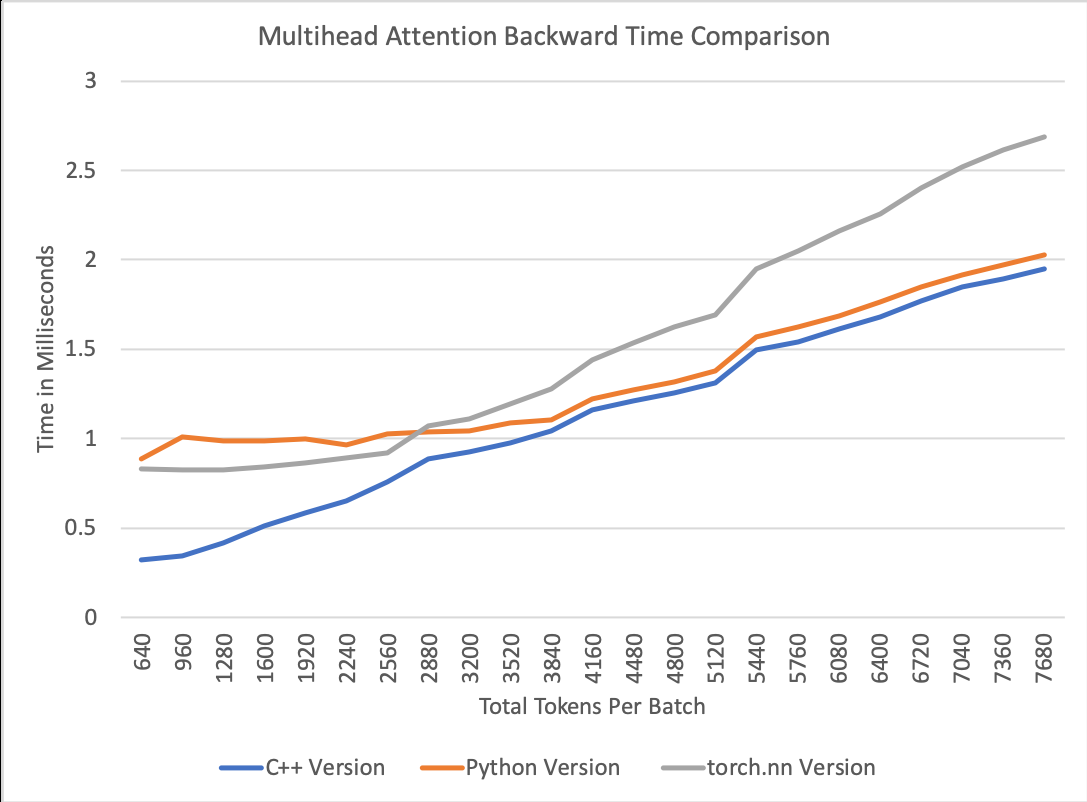
#> input picture apex/contrib/multihead_attn/MHA_bwd.png, 1087 x 802 px, given as the content of the folder ../apex/contrib/multihead_attn/MHA_bwd.png, which was not available
$ python -i distribute_box.py   (imports and definitions only)
#> lines starting #> are read from the running program, lines starting #| are printed output that depends on the picture; after the words box and inside, x2 and y2 are one past the last pixel; in counts of white or black regions, pixels touching at a corner belong together; pictures that were not available may be replaced by others from this repository, and a replacement may not be noted
import cv2
import matplotlib.pyplot as plt
import numpy as np
import os


def IOU(rec1, rec2):
    """
    计算两个矩形框的交并比
    :param rec1: (x0,y0,x1,y1)      (x0,y0)代表矩形左上的顶点，（x1,y1）代表矩形右下的顶点。下同。
    :param rec2: (x0,y0,x1,y1)
    :return: 交并比IOU.
    """
    rec1 = (rec1[0], rec1[1], rec1[0] + rec1[2], rec1[1] + rec1[3])
    rec2 = (rec2[0], rec2[1], rec2[0] + rec2[2], rec2[1] + rec2[3])
    left_column_max = max(rec1[0], rec2[0])
    right_column_min = min(rec1[2], rec2[2])
    up_row_max = max(rec1[1], rec2[1])
    down_row_min = min(rec1[3], rec2[3])
    # 两矩形无相交区域的情况
    if left_column_max >= right_column_min or down_row_min <= up_row_max:
        return 0
    # 两矩形有相交区域的情况
    else:
        S1 = (rec1[2] - rec1[0]) * (rec1[3] - rec1[1])
        S2 = (rec2[2] - rec2[0]) * (rec2[3] - rec2[1])
        S_cross = (down_row_min - up_row_max) * (right_column_min - left_column_max)
        S = min(S1, S2)
        return S_cross / S


def distance_bbox(root_path):
    for name in os.listdir(root_path):
        img_path = os.path.join(root_path, name)
        img = cv2.imread(img_path)
#> img is the input picture: shape (802, 1087, 3); mean B, G, R 248.8, 248.8, 249.1
        src = np.copy(img)
        img = cv2.cvtColor(img, cv2.IMREAD_GRAYSCALE)
#> img: shape (802, 1087, 4)
        img = cv2.GaussianBlur(img, (3, 3), 0)
        img = cv2.Canny(img, 130, 100)
#> img: shape (802, 1087); 2.6% white in thin lines or dots
        img_size = img.shape
        cv2.imwrite(os.path.join(root_path, "res", name), img)

        ret, img = cv2.threshold(img, 127, 255, cv2.THRESH_BINARY)
        cv2.imwrite(os.path.join(root_path, "res", "bin" + name + ".jpg"), img)

        kernel = cv2.getStructuringElement(cv2.MORPH_RECT, (8, 8))
        # [6 lines of commented-out code are left out]

        img = cv2.dilate(img, kernel)
#> img: shape (802, 1087); 14.1% white; 44 white regions, largest, box (x1, y1, x2, y2) and area: (136, 131, 1051, 567) 40787, (0, 0, 1087, 802) 12382, (658, 754, 879, 780) 4305
        # img = cv2.erode(img,kernel)
        cv2.imwrite(os.path.join(root_path, "res", "dilate" + name + ".jpg"), img)

        _, labels, stats, centroids = cv2.connectedComponentsWithStats(img)
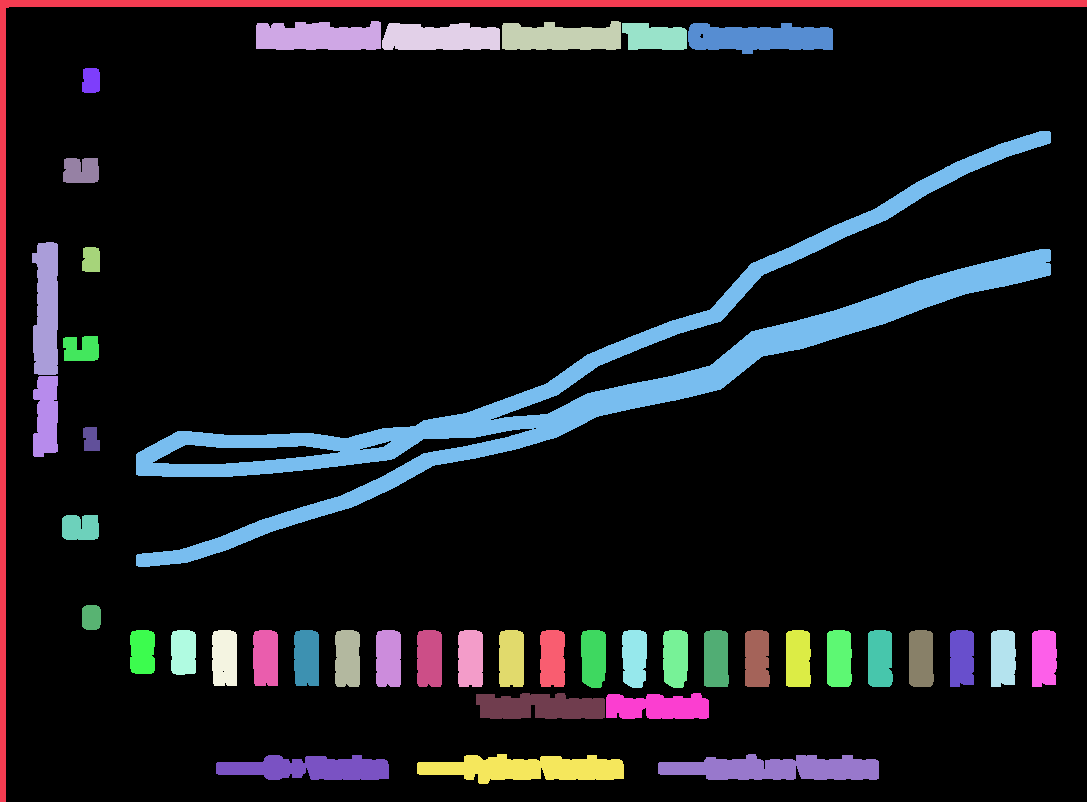
#> labels: shape (802, 1087) int32; 45 distinct labels, from 0 to 44; one colour per label, 0 black
#> stats = 45 rows, first 6: [6, 7, 1081, 795, 748944], [0, 0, 1087, 802, 12382], [256, 21, 125, 29, 3115], [502, 21, 119, 29, 2839], [382, 23, 118, 27, 2803], [622, 23, 65, 27, 1461]; centroids = 45 pairs, first value 45.76 to 1043.5, second value 36.49 to 768.2
        for stat in stats:
            if stat[4] < 3500:
                if stat[2] > stat[3]:
                    r = stat[2]
                else:
                    r = stat[3]
                cv2.rectangle(img, tuple(stat[0:2]), tuple(stat[0:2] + stat[2:4]), 0, thickness=-1)
#> this loop made 45 passes
#> (stat, r) on passes 3, 4, 5, 6, 7, 8, 10, 11: ([256, 21, 125, 29, 3115], 125), ([502, 21, 119, 29, 2839], 119), ([382, 23, 118, 27, 2803], 118), ([622, 23, 65, 27, 1461], 65), ([688, 23, 145, 31, 3374], 145), ([82, 68, 18, 25, 418], 25), ([63, 158, 36, 25, 841], 36), ([32, 242, 26, 133, 2958], 133)
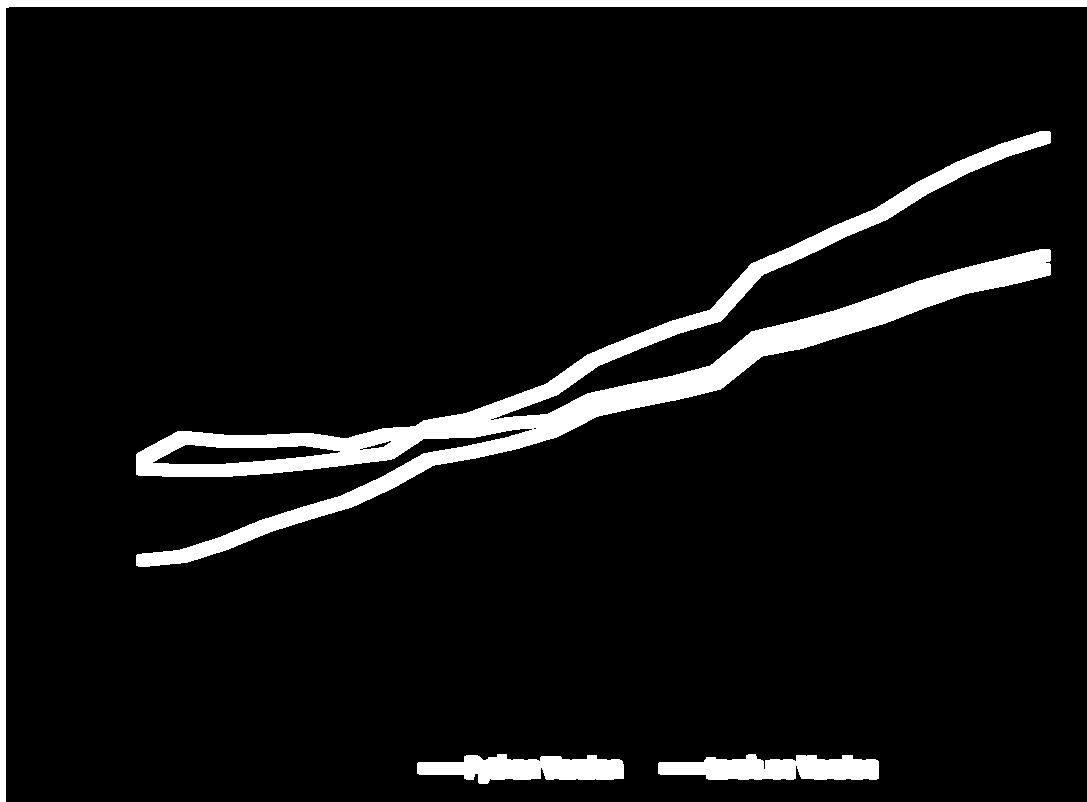
#> img: shape (802, 1087); 7.1% white; 4 white regions

        cv2.imwrite(os.path.join(root_path, "res", name + ".jpg"), img)

        contour, hirarchy = cv2.findContours(img, cv2.RETR_TREE, cv2.CHAIN_APPROX_SIMPLE)
#> contour = 9 contours, 3 with area under 20; largest, box (x1, y1, x2, y2) and area: (136, 131, 1051, 567) 41177, (0, 0, 1087, 802) 10495, (658, 754, 879, 780) 4040, (417, 754, 624, 784) 3876, (152, 444, 341, 465) 2413, (362, 440, 392, 450) 92; hirarchy = [[1, -1, -1, -1], [2, 0, -1, -1], [8, 1, 3, -1], [4, -1, -1, 2], [5, 3, -1, 2], [6, 4, -1, 2], [7, 5, -1, 2], [-1, 6, -1, 2], [-1, 2, -1, -1]]

        src1 = np.copy(src)

        # [11 lines of commented-out code are left out]
        cv2.drawContours(src1, contour, -1, (255, 255, 0), 3)
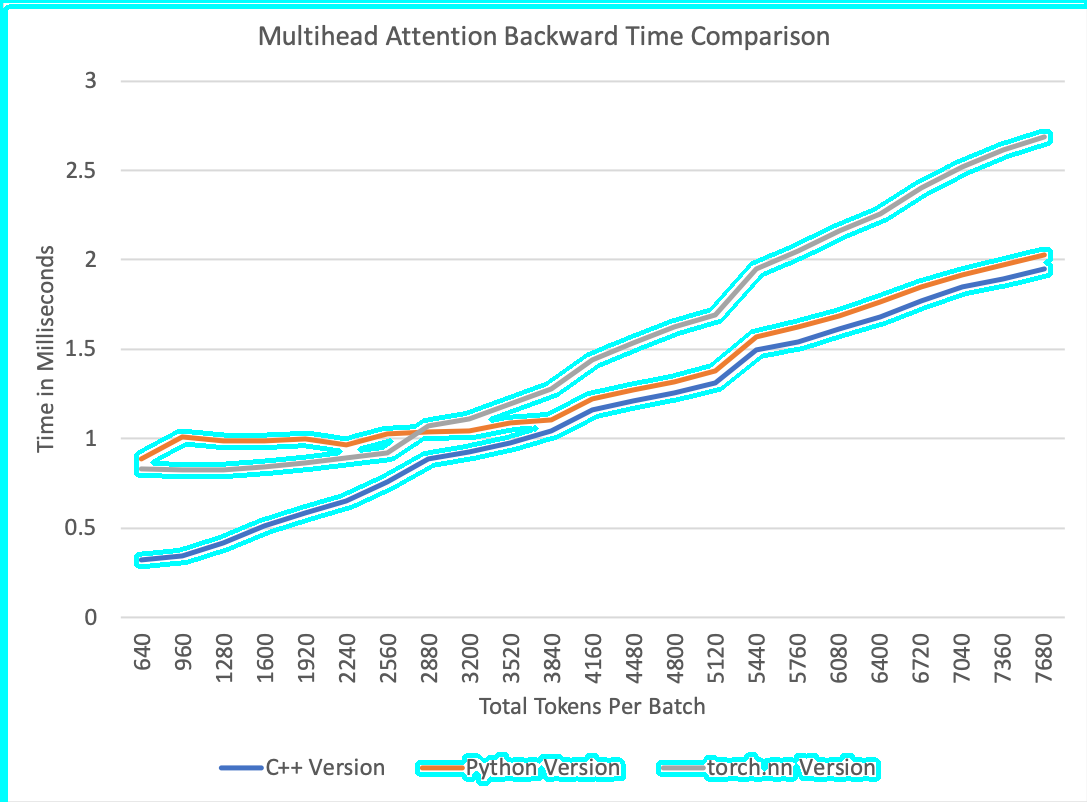
#> src1: shape (802, 1087, 3); 4.72% of pixels changed, all inside (x1, y1, x2, y2) = (0, 0, 1087, 802)
        cv2.imwrite(os.path.join(root_path, "res", name + ".jpg.jpg.jpg.jpg"), src1)

        regon = []
        for index, cnt in enumerate(contour):
            x, y, w, h = cv2.boundingRect(cnt)
            if w / h > 10 or h / w > 10:
                continue
            if cv2.contourArea(cnt) / float(img_size[0] * img_size[1]) > 0.333:
                continue
            regon.append(cv2.contourArea(cnt))
#> this loop made 9 passes
#> (x, y, w, h) on passes 1 to 8: (658, 754, 221, 26), (417, 754, 207, 30), (136, 131, 915, 436), (359, 448, 5, 3), (152, 444, 189, 21), (362, 440, 30, 10), (533, 427, 4, 3), (490, 418, 5, 3)
#> after the loop, regon = [4040, 3876, 41177, 6, 2413, 92, 4, 6, 10495]
        regon = sorted(regon, reverse=True)
#> regon = [41177, 10495, 4040, 3876, 2413, 92, 6, 6, 4]

        reg = 0
        for index, a in enumerate(regon):
            if index + 1 == len(regon):
                reg = regon[0]
                break
            if a < regon[index + 1] * 2:
                reg = a
                break
#> this loop made 3 passes
#> (a, reg) on pass 3: (4040, 4040)

        therhold = 1000

        boxs = []
        temp = {}
        for index, cnt in enumerate(contour):
            if len(cnt) in temp:
                temp[len(cnt)] += 1
            else:
                temp[len(cnt)] = 1
            # if hirarchy[0][index][-1] == -1:
            x, y, w, h = cv2.boundingRect(cnt)
            if w / h > 10 or h / w > 10:
                continue
            if cv2.contourArea(cnt) < therhold or w * h / float(img_size[0] * img_size[1]) > 0.2 or h > 0.8 * img_size[
                0] or w > 0.8 * img_size[1]:
                continue
            boxs.append((x, y, w, h))
#> after the loop, boxs = [(658, 754, 221, 26), (417, 754, 207, 30), (152, 444, 189, 21)]; temp = {124: 1, 117: 1, 2085: 1, 6: 3, 82: 1, 28: 1, 9: 1}
        # print(temp)
        iou_th = 0.3
        right_box = []
        for box1 in boxs:
            add = True
            for box2 in boxs:
                iou = IOU(box1, box2)
                if iou > iou_th and box1[2] * box1[3] < box2[2] * box2[3]:
                    add = False
                    break
            if not add:
                continue
            right_box.append(box1)
#> this loop made 3 passes
#> box1 on passes 1 to 3: (658, 754, 221, 26), (417, 754, 207, 30), (152, 444, 189, 21)
#> after the loop, right_box has the same summary as boxs
        # right_box = boxs

        for x, y, w, h in right_box:
            cv2.rectangle(src, (x, y), (x + w, y + h), (0, 0, 255))
#> this loop made 3 passes
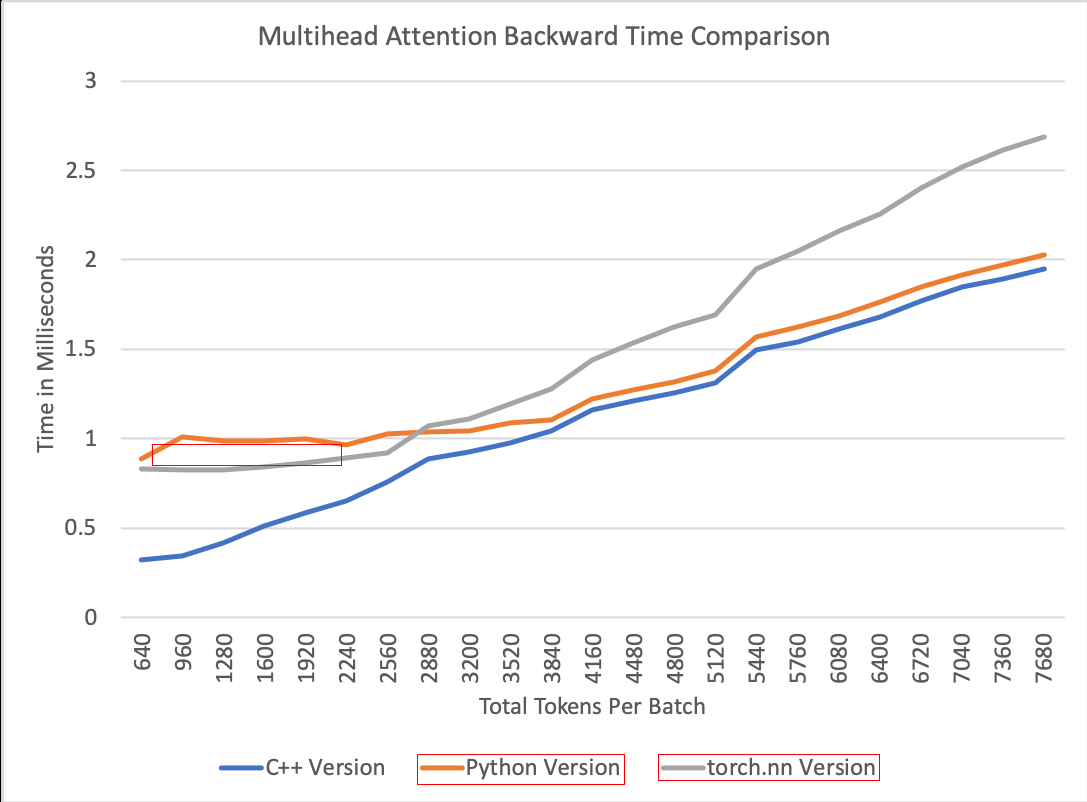
#> src: shape (802, 1087, 3); 0.16% of pixels changed, all inside (x1, y1, x2, y2) = (152, 444, 880, 785)
        # [5 lines of commented-out code are left out]

# [3 lines not run here, left out]

>>> result = distance_bbox('../apex/contrib/multihead_attn/MHA_bwd.png')

$ run again, on apex/contrib/multihead_attn/MHA_fwd.png
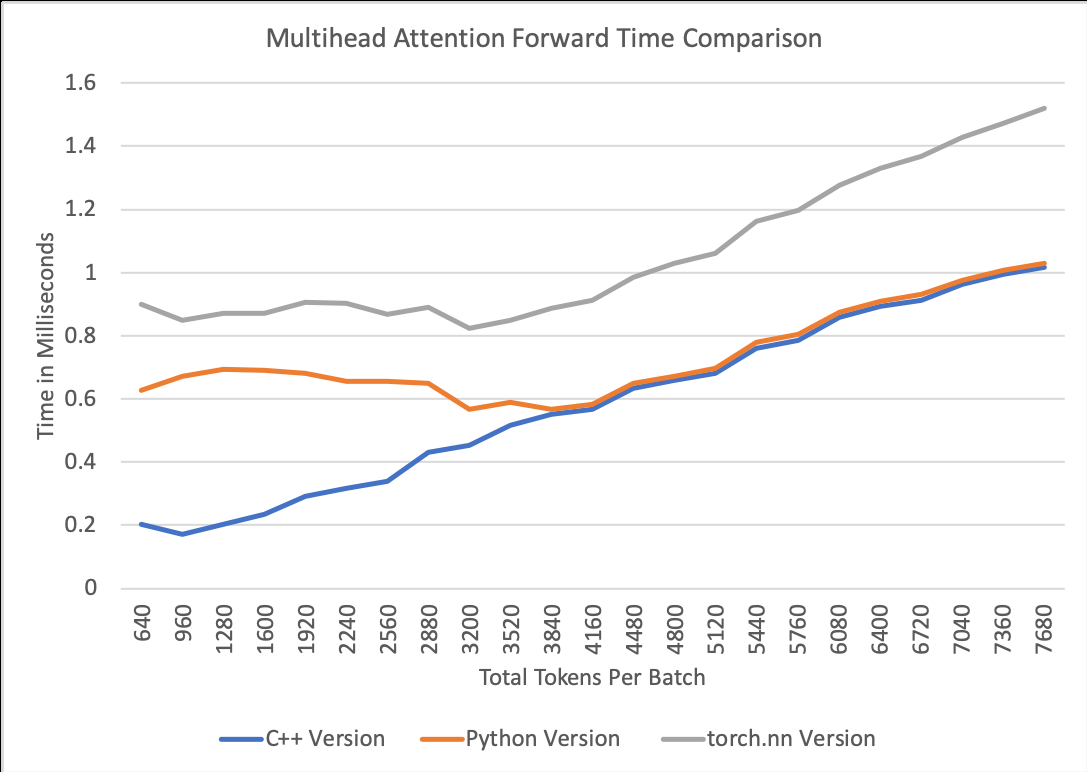
#> input picture apex/contrib/multihead_attn/MHA_fwd.png, 1087 x 772 px, given as the content of the folder ../apex/contrib/multihead_attn/MHA_fwd.png, which was not available
#> in distance_bbox, img is the input picture: shape (772, 1087, 3); mean B, G, R 248, 248, 248.4
#> labels: shape (772, 1087) int32; 48 distinct labels, from 0 to 47
#> stats = 48 rows, first 6: [6, 6, 1081, 766, 719386], [0, 0, 1087, 772, 11127], [264, 23, 125, 29, 3115], [510, 23, 102, 29, 2360], [390, 25, 118, 27, 2803], [613, 25, 65, 27, 1461]; centroids = 48 pairs, first value 45.76 to 1043.5, second value 38.49 to 739.2
#> the loop in distance_bbox, `for stat in stats:` made 48 passes
#> (stat, r) on passes 3, 4, 5, 6, 7, 8, 10, 11: ([264, 23, 125, 29, 3115], 125), ([510, 23, 102, 29, 2360], 102), ([390, 25, 118, 27, 2803], 118), ([613, 25, 65, 27, 1461], 65), ([680, 25, 145, 31, 3374], 145), ([63, 70, 37, 25, 805], 37), ([63, 133, 37, 25, 765], 37), ([63, 196, 36, 25, 785], 36)
#> after the loop in distance_bbox, `for stat in stats:`:
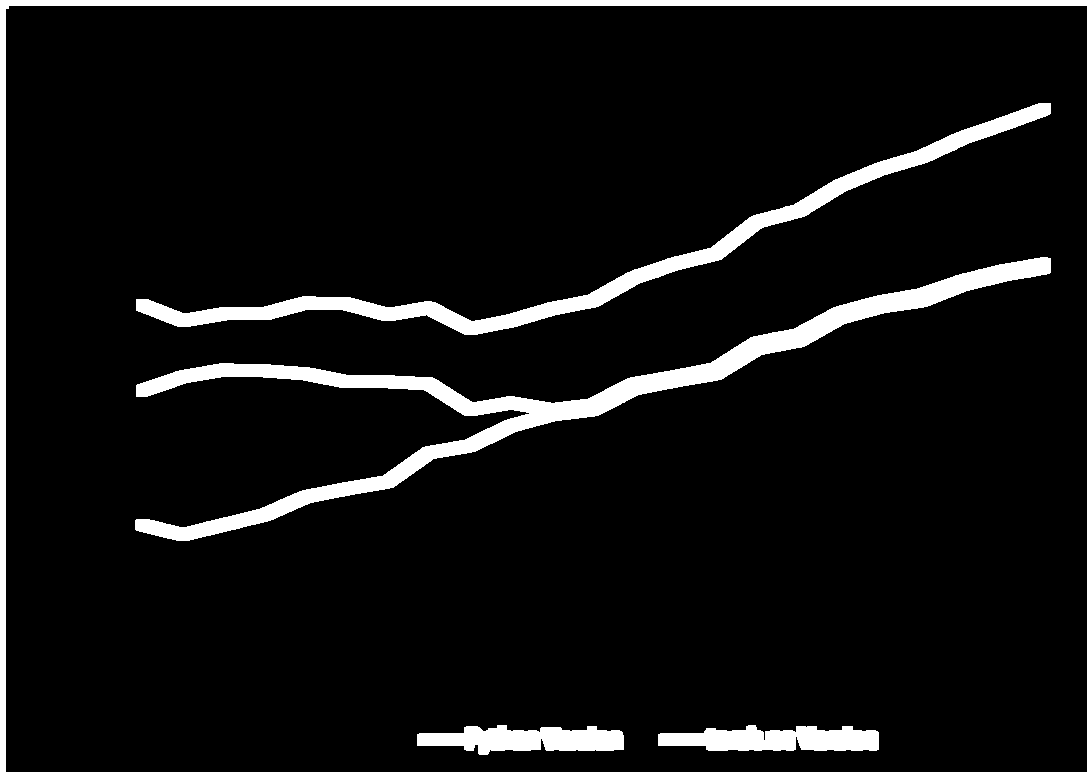
#> img: shape (772, 1087); 6.7% white; 5 white regions
#> contour = 5 contours; box (x1, y1, x2, y2) and area: (135, 257, 1051, 541) 21260, (136, 103, 1051, 335) 13408, (0, 0, 1087, 772) 9270, (658, 725, 879, 751) 4040, (417, 725, 624, 755) 3876; hirarchy = [[1, -1, -1, -1], [2, 0, -1, -1], [3, 1, -1, -1], [4, 2, -1, -1], [-1, 3, -1, -1]]
#> src1: shape (772, 1087, 3); 5.03% of pixels changed, all inside (x1, y1, x2, y2) = (0, 0, 1087, 772)
#> the loop in distance_bbox, `for index, cnt in enumerate(contour):` made 5 passes
#> (x, y, w, h) on passes 1 to 5: (658, 725, 221, 26), (417, 725, 207, 30), (135, 257, 916, 284), (136, 103, 915, 232), (0, 0, 1087, 772)
#> after the loop in distance_bbox, `for index, cnt in enumerate(contour):`: regon = [4040.5, 3876.5, 21260, 13408.5, 9270]
#> in distance_bbox, `regon = sorted(regon, reverse=True)`: regon = [21260, 13408.5, 9270, 4040.5, 3876.5]
#> the loop in distance_bbox, `for index, a in enumerate(regon):` made 1 pass
#> (a, reg) on pass 1: (21260, 21260)
#> after the loop in distance_bbox, `for index, cnt in enumerate(contour):`: boxs = [(658, 725, 221, 26), (417, 725, 207, 30)]; temp = {123: 1, 116: 1, 1217: 1, 1006: 1, 10: 1}
#> the loop in distance_bbox, `for box1 in boxs:` made 2 passes
#> box1 on pass 1: (658, 725, 221, 26)
#> after the loop in distance_bbox, `for box1 in boxs:`: right_box = [(658, 725, 221, 26), (417, 725, 207, 30)]
#> the loop in distance_bbox, `for x, y, w, h in right_box:` made 2 passes
#> after the loop in distance_bbox, `for x, y, w, h in right_box:`:
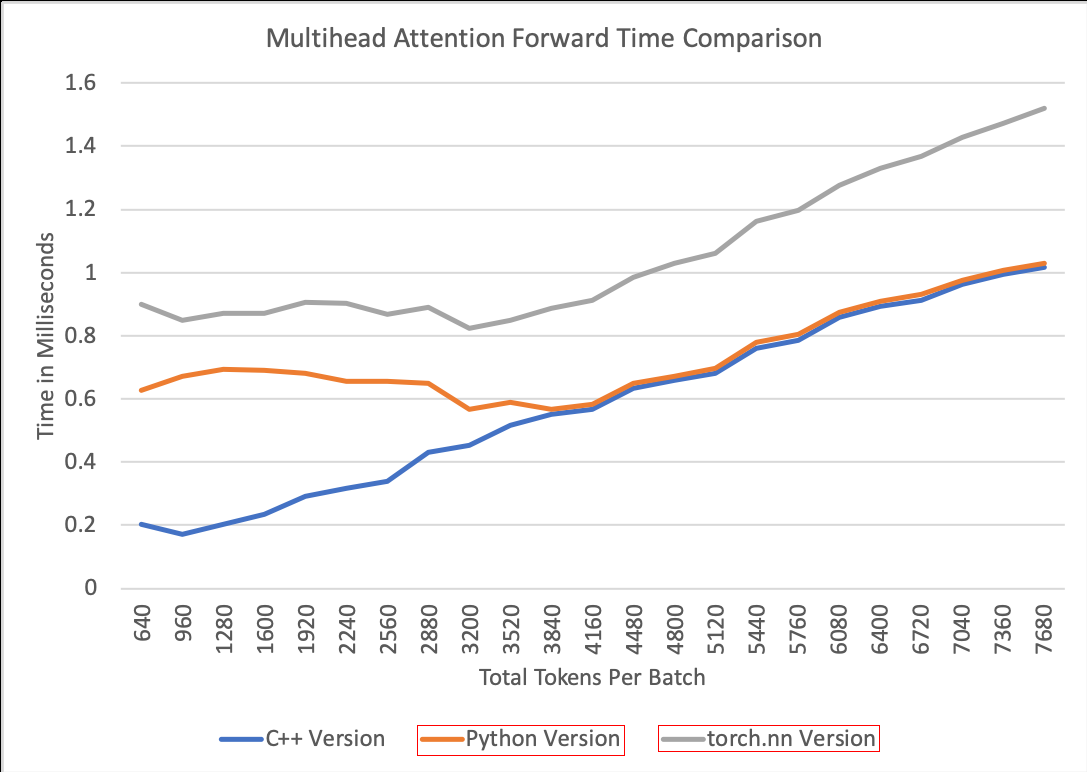
#> src: shape (772, 1087, 3); 0.12% of pixels changed, all inside (x1, y1, x2, y2) = (417, 725, 880, 756)
